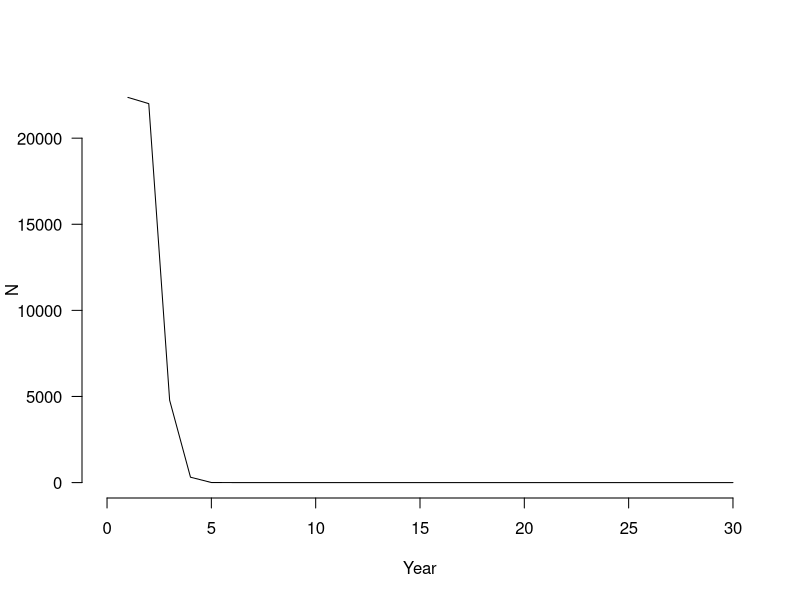
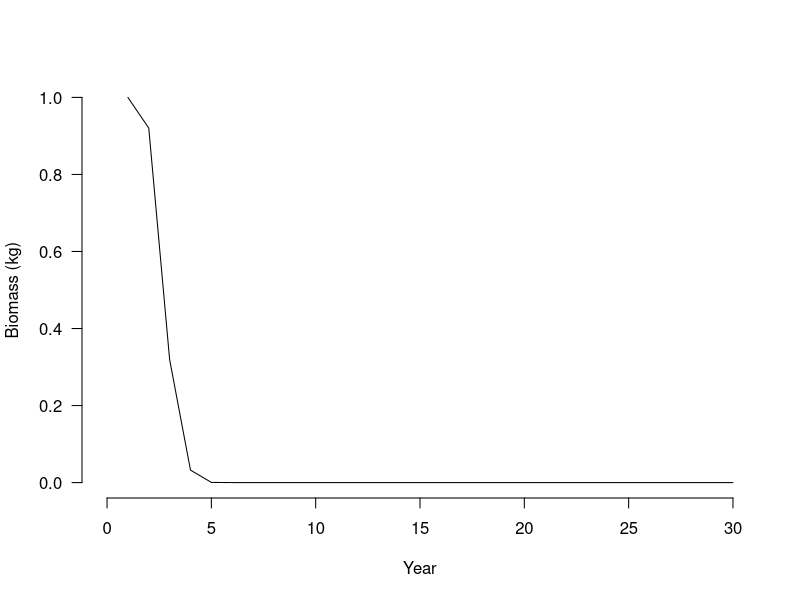
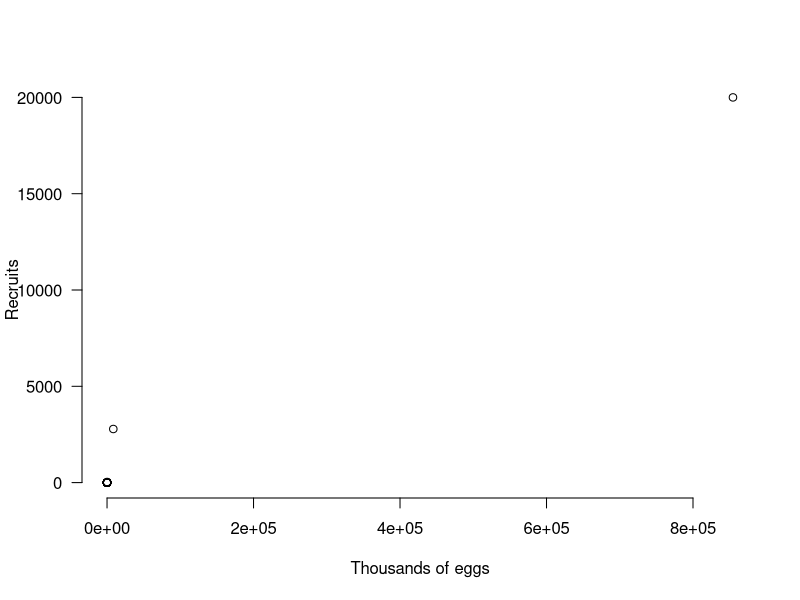

These charts were generated, in order, by the following R code:
###5 november penshell age structure###
##age structure model penshell (A.maura)
##setting working directory

#("C:/Users/lili_/Desktop/fishpath_r")

setwd("C:/Users/lili_/Desktop/fishpath_r")

#time 30 years
nyears<-30


#lengths<-as.matrix(read.csv("lengths_atrina.csv",header=FALSE, row.names = NULL))
#lengths_num<-as.numeric(lengths)
##convert lengths to ages using von bertanlafy equation
#ages=(-1/0.5)*log((1-lengths_num)/280)

# Age info
maxage <- 6 # based on lit for 27 cm, first report on the occurence of penshell a.pectinata (Sung Yang, 2015)
age_at_maturity <- 2 # age is 2 years for 12 cms according to VBF equation for size maturity is 12 cm
ages <- 1:maxage


###stock recruitment parameters###
#write stock recruitment relationship in terms of steepness, how to do it?
R0<-20000 # made up number for unfished recruitment
#fit beverton holt relationship

###age size parameters###
##found in literature, modelacion del crecimiento de de callo de hacha, noriega 2013##
linf <- 28 #cm #find out for penshell
k <- 0.5 #find out for penshell, growth rate found sealifebase for atrina pectinata
t0 <- 0 #use 0, as used in other studies when fitting VB curve

###length and weight parameters###
##found in literature for Atrina pinnata, using as an approximation
lw_a <- 2.6 #based on lit for a.pinnata  data
lw_b <- 2.44  #based on measurement data

# Calculate length/weight at age
length_at_age <- linf * (1-exp(-k*ages))
weight_at_age <- lw_a * length_at_age ^ lw_b
  

# Survival- and fecundity-at-age vectors
# Max age = 8, Age at maturity = 4, eggs= 9800000 
eggs_a <- 9800000 
s <- c(0.1, 0.1, 0.4, 0.6,0.8,0.8) # found in lit for a.maura 
fa <- c(0, 0, 0, 98000,9800000,9800000)  # based on egg data, fecundity at age
#s<- we have different survival rates for different ages/stages of penshell
#not sure how to include it.

R0<- 20000
n0age1 <-R0
n0allages <- c(n0age1, sapply(1:(maxage-1), function(x) n0age1*prod(s[1:x])))

S0<-sum(fa*n0allages)

h<-0.8 #steepness parameter 
alpha<-(1-h)/(4*h*R0)*S0
beta<- (5*h-1)/(4*h*R0)
beta
#eggs<-1 # potential fecundity, value found in literature for a.maura, analysis of different methods to estimate fecundity in bivalves (Caceres-Puig, 2016) 
#beverton<-Et/(alpha+beta*Et)


##calculate abundance for year 1###
#n0age1<-20000 # used value for R0
 # v<-0.1 #vulnerability for age 1 fish
#u<-0.1 #exploitation rate of age 1 fish
#n1a1<-(1-v*u)*s*R0 #not sure about this equation


# Create matrix to hold abundance over time
n <- matrix(data=NA, nrow=nyears, ncol=maxage)
n[1,] <- n0allages


# Create matrix to hold biomass over time
b <- matrix(data=NA, nrow=nyears, ncol=maxage)
b[1,] <- n0allages * weight_at_age

# Create matrix for eggs
eggs <- vector()

#eploitation rate vector (u)
#represent history of exploitation of this fishery in this vector
#change this vector, each year is a representation of fishery mortality/u=exploitation
#fishing year 0= unfished
u<-rep(0.99,30)

#vulnerabilities at age

v<-c(0,1,1,1,1,1)

  
# Loop through time
# For testing: t <- 2
for(t in 2:(nyears)){
  
  # Number of eggs = fecundity times biomass
  eggs[t-1] <- sum(fa * n[t-1,])
  
  #Calculate number of recruits from SRR and # of eggs
  n[t,1] <- eggs[t-1]/(alpha+beta*eggs[t-1])


  # Calculate remaining age classes based on natural mortality

  #check this line

  n[t,2:maxage] <- n[t-1,1:(maxage-1)] * s[1:(maxage-1)]*(1-v[1:(maxage-1)]*u[t-1])
  
  # Convert abundance to biomass and save
  b[t,] <- n[t,] * weight_at_age
  
}

# PLOT RESULTS
##############################################

# Plot population size over time
plot(1:nyears, rowSums(n), type="l", las=1, bty="n", 
     xlim=c(0, nyears), ylim=c(0, max(rowSums(n), na.rm=T)),
     xlab="Year", ylab="N")

# Plot biomass over time
plot(1:nyears, rowSums(b)/sum(b[1,]), type="l", las=1, bty="n", 
     xlim=c(0, nyears), ylim=c(0, 1),
     xlab="Year", ylab="Biomass (kg)")

# Plot stock-recruitment relationship
plot(eggs/1000, n[2:nrow(n),1], type="p", las=1, bty="n", 
     xlab="Thousands of eggs", ylab="Recruits")








